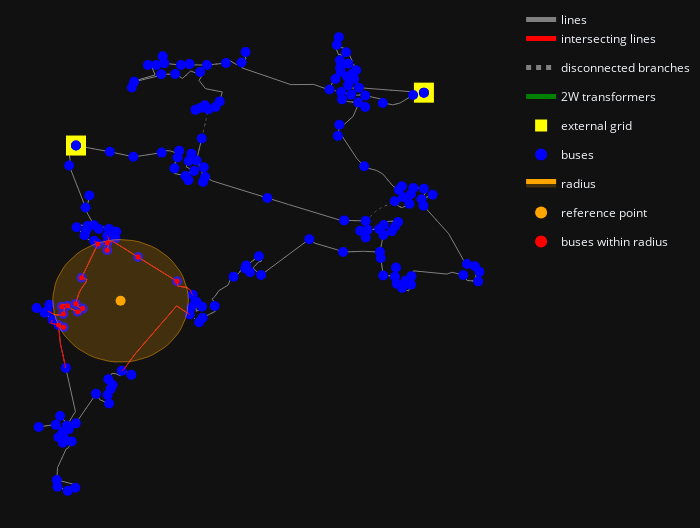

The code cell stored with this chart in its notebook:
### Markdown cell above
And plot the results

### Code cell
x, y = circle_polygon.exterior.xy
polygon_trace = go.Scatter(
    x=list(x), 
    y=list(y), 
    fill="toself",
    mode="lines",
    line={"color": "orange", "width": 0.5},
    fillcolor="rgba(255, 165, 0, 0.2)",
    name="radius"
)

point_trace = go.Scatter(
    x=[circle_polygon.centroid.x], 
    y=[circle_polygon.centroid.y], 
    mode="markers",
    marker={"color": "orange", "size": 10},
    name="reference point"
)
lt = create_line_trace(net, lines=lines_intersect, color="red", trace_name='intersecting lines')
bt = create_bus_trace(net, buses=buses_within, color="red", trace_name="buses within radius")
fig = simple_plotly(net, auto_open=False, additional_traces=lt)
fig.add_trace(polygon_trace)
fig.add_trace(point_trace)
fig.add_trace(bt[0])
